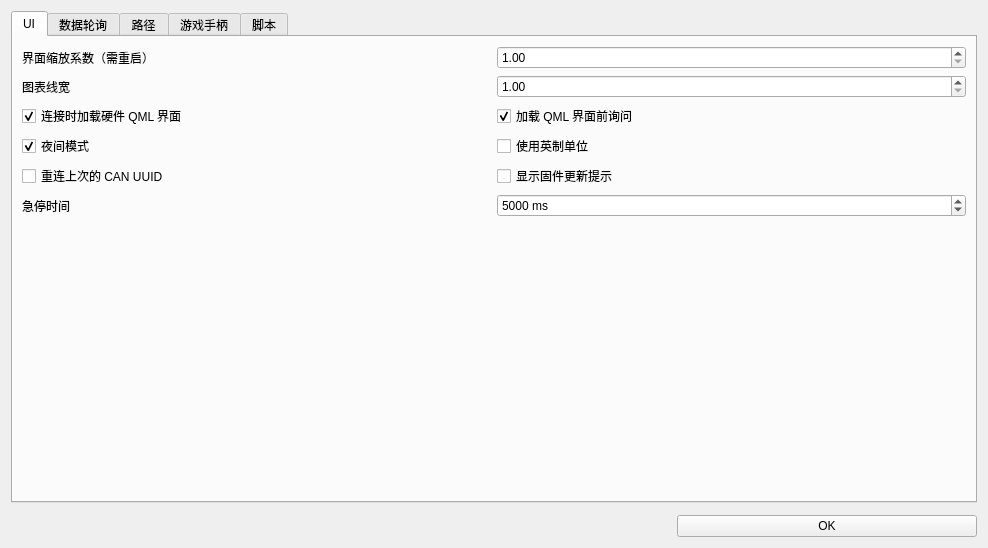
<?xml version="1.0" encoding="UTF-8"?>
<ui version="4.0">
 <class>Preferences</class>
 <widget class="QWidget" name="Preferences">
  <property name="geometry">
   <rect>
    <x>0</x>
    <y>0</y>
    <width>988</width>
    <height>548</height>
   </rect>
  </property>
  <property name="windowTitle">
   <string>偏好设置</string>
  </property>
  <layout class="QVBoxLayout" name="verticalLayout_2">
   <property name="spacing">
    <number>12</number>
   </property>
   <item>
    <widget class="QTabWidget" name="tabWidget">
     <property name="tabPosition">
      <enum>QTabWidget::TabPosition::North</enum>
     </property>
     <property name="tabShape">
      <enum>QTabWidget::TabShape::Rounded</enum>
     </property>
     <property name="currentIndex">
      <number>0</number>
     </property>
     <widget class="QWidget" name="tab">
      <attribute name="title">
       <string>UI</string>
      </attribute>
      <layout class="QVBoxLayout" name="verticalLayout" stretch="0,1">
       <item>
        <layout class="QGridLayout" name="gridLayout_41" columnminimumwidth="0,1">
         <item row="3" column="1">
          <widget class="QCheckBox" name="useImperialBox">
           <property name="text">
            <string>使用英制单位</string>
           </property>
          </widget>
         </item>
         <item row="2" column="0">
          <widget class="QCheckBox" name="loadQmlUiConnectBox">
           <property name="text">
            <string>连接时加载硬件 QML 界面</string>
           </property>
           <property name="checked">
            <bool>true</bool>
           </property>
          </widget>
         </item>
         <item row="4" column="0">
          <widget class="QCheckBox" name="reconnectCanBox">
           <property name="text">
            <string>重连上次的 CAN UUID</string>
           </property>
          </widget>
         </item>
         <item row="0" column="0">
          <widget class="QLabel" name="label">
           <property name="maximumSize">
            <size>
             <width>16777215</width>
             <height>16777215</height>
            </size>
           </property>
           <property name="text">
            <string>界面缩放系数（需重启）</string>
           </property>
          </widget>
         </item>
         <item row="3" column="0">
          <widget class="QCheckBox" name="darkModeBox">
           <property name="text">
            <string>夜间模式</string>
           </property>
           <property name="checked">
            <bool>true</bool>
           </property>
           <property name="tristate">
            <bool>false</bool>
           </property>
          </widget>
         </item>
         <item row="2" column="1">
          <widget class="QCheckBox" name="qmlUiAskBox">
           <property name="text">
            <string>加载 QML 界面前询问</string>
           </property>
           <property name="checked">
            <bool>true</bool>
           </property>
          </widget>
         </item>
         <item row="1" column="0">
          <widget class="QLabel" name="label_61">
           <property name="maximumSize">
            <size>
             <width>16777215</width>
             <height>16777215</height>
            </size>
           </property>
           <property name="text">
            <string>图表线宽</string>
           </property>
          </widget>
         </item>
         <item row="0" column="1">
          <widget class="QDoubleSpinBox" name="uiScaleBox">
           <property name="toolTip">
            <string>&lt;html&gt;&lt;head/&gt;&lt;body&gt;&lt;p&gt;按此系数缩放用户界面，适用于高分辨率显示器。需要重启 VESC Tool 后此设置才会生效。&lt;/p&gt;&lt;/body&gt;&lt;/html&gt;</string>
           </property>
           <property name="minimum">
            <double>1.000000000000000</double>
           </property>
           <property name="maximum">
            <double>3.000000000000000</double>
           </property>
           <property name="singleStep">
            <double>0.100000000000000</double>
           </property>
          </widget>
         </item>
         <item row="1" column="1">
          <widget class="QDoubleSpinBox" name="uiPlotWidthBox">
           <property name="toolTip">
            <string>&lt;html&gt;&lt;head/&gt;&lt;body&gt;&lt;p&gt;图表中曲线的线条粗细。&lt;/p&gt;&lt;/body&gt;&lt;/html&gt;</string>
           </property>
           <property name="minimum">
            <double>1.000000000000000</double>
           </property>
           <property name="maximum">
            <double>10.000000000000000</double>
           </property>
           <property name="singleStep">
            <double>1.000000000000000</double>
           </property>
          </widget>
         </item>
         <item row="4" column="1">
          <widget class="QCheckBox" name="showFwUpdateBox">
           <property name="text">
            <string>显示固件更新提示</string>
           </property>
          </widget>
         </item>
         <item row="5" column="0">
          <widget class="QLabel" name="label_13">
           <property name="text">
            <string>急停时间</string>
           </property>
          </widget>
         </item>
         <item row="5" column="1">
          <widget class="QSpinBox" name="estopTimeBox">
           <property name="toolTip">
            <string>使用停止按钮或 ESC 键后禁用所有电机命令的时长。</string>
           </property>
           <property name="suffix">
            <string> ms</string>
           </property>
           <property name="maximum">
            <number>65000</number>
           </property>
           <property name="singleStep">
            <number>10</number>
           </property>
           <property name="value">
            <number>5000</number>
           </property>
          </widget>
         </item>
        </layout>
       </item>
       <item>
        <spacer name="verticalSpacer">
         <property name="orientation">
          <enum>Qt::Orientation::Vertical</enum>
         </property>
         <property name="sizeHint" stdset="0">
          <size>
           <width>20</width>
           <height>5</height>
          </size>
         </property>
        </spacer>
       </item>
      </layout>
     </widget>
     <widget class="QWidget" name="tab_4">
      <attribute name="title">
       <string>数据轮询</string>
      </attribute>
      <layout class="QGridLayout" name="gridLayout_5" rowstretch="0,0,0,0,0,1" columnstretch="0,0,1" columnminimumwidth="0,0,1">
       <item row="2" column="0">
        <widget class="QLabel" name="label_11">
         <property name="text">
          <string>IMU 数据轮询频率</string>
         </property>
        </widget>
       </item>
       <item row="0" column="0">
        <widget class="QLabel" name="label_9">
         <property name="text">
          <string>实时数据轮询频率</string>
         </property>
        </widget>
       </item>
       <item row="0" column="1">
        <widget class="QDoubleSpinBox" name="pollRtDataBox">
         <property name="suffix">
          <string> Hz</string>
         </property>
         <property name="decimals">
          <number>1</number>
         </property>
         <property name="minimum">
          <double>0.100000000000000</double>
         </property>
         <property name="maximum">
          <double>200.000000000000000</double>
         </property>
         <property name="value">
          <double>50.000000000000000</double>
         </property>
        </widget>
       </item>
       <item row="3" column="0">
        <widget class="QLabel" name="label_12">
         <property name="text">
          <string>BMS 数据轮询频率</string>
         </property>
        </widget>
       </item>
       <item row="1" column="2">
        <spacer name="horizontalSpacer">
         <property name="orientation">
          <enum>Qt::Orientation::Horizontal</enum>
         </property>
         <property name="sizeHint" stdset="0">
          <size>
           <width>5</width>
           <height>5</height>
          </size>
         </property>
        </spacer>
       </item>
       <item row="1" column="1">
        <widget class="QDoubleSpinBox" name="pollAppDataBox">
         <property name="suffix">
          <string> Hz</string>
         </property>
         <property name="decimals">
          <number>1</number>
         </property>
         <property name="minimum">
          <double>0.100000000000000</double>
         </property>
         <property name="maximum">
          <double>200.000000000000000</double>
         </property>
         <property name="value">
          <double>20.000000000000000</double>
         </property>
        </widget>
       </item>
       <item row="1" column="0">
        <widget class="QLabel" name="label_10">
         <property name="text">
          <string>应用数据轮询频率</string>
         </property>
        </widget>
       </item>
       <item row="5" column="0">
        <spacer name="verticalSpacer_5">
         <property name="orientation">
          <enum>Qt::Orientation::Vertical</enum>
         </property>
         <property name="sizeHint" stdset="0">
          <size>
           <width>20</width>
           <height>5</height>
          </size>
         </property>
        </spacer>
       </item>
       <item row="3" column="1">
        <widget class="QDoubleSpinBox" name="pollBmsDataBox">
         <property name="suffix">
          <string> Hz</string>
         </property>
         <property name="decimals">
          <number>1</number>
         </property>
         <property name="minimum">
          <double>0.100000000000000</double>
         </property>
         <property name="maximum">
          <double>200.000000000000000</double>
         </property>
         <property name="value">
          <double>10.000000000000000</double>
         </property>
        </widget>
       </item>
       <item row="2" column="1">
        <widget class="QDoubleSpinBox" name="pollImuDataBox">
         <property name="suffix">
          <string> Hz</string>
         </property>
         <property name="decimals">
          <number>1</number>
         </property>
         <property name="minimum">
          <double>0.100000000000000</double>
         </property>
         <property name="maximum">
          <double>200.000000000000000</double>
         </property>
         <property name="value">
          <double>50.000000000000000</double>
         </property>
        </widget>
       </item>
       <item row="4" column="0" colspan="2">
        <widget class="QPushButton" name="pollRestoreButton">
         <property name="text">
          <string>恢复默认值</string>
         </property>
         <property name="icon">
          <iconset resource="res.qrc">
           <normaloff>:/res/icons/Restart-96.png</normaloff>:/res/icons/Restart-96.png</iconset>
         </property>
        </widget>
       </item>
      </layout>
     </widget>
     <widget class="QWidget" name="tab_3">
      <attribute name="title">
       <string>路径</string>
      </attribute>
      <layout class="QVBoxLayout" name="verticalLayout_3" stretch="0,1">
       <item>
        <layout class="QGridLayout" name="gridLayout_4">
         <item row="2" column="1">
          <widget class="QLineEdit" name="pathScriptOutputEdit">
           <property name="text">
            <string/>
           </property>
          </widget>
         </item>
         <item row="1" column="1">
          <widget class="QLineEdit" name="pathScriptInputEdit">
           <property name="text">
            <string/>
           </property>
          </widget>
         </item>
         <item row="0" column="1">
          <widget class="QLineEdit" name="pathRtLogEdit">
           <property name="text">
            <string/>
           </property>
          </widget>
         </item>
         <item row="1" column="2">
          <widget class="QPushButton" name="pathScriptInputChooseButton">
           <property name="toolTip">
            <string>选择输出目录</string>
           </property>
           <property name="text">
            <string/>
           </property>
           <property name="icon">
            <iconset resource="res.qrc">
             <normaloff>:/res/icons/Open Folder-96.png</normaloff>:/res/icons/Open Folder-96.png</iconset>
           </property>
          </widget>
         </item>
         <item row="1" column="0">
          <widget class="QLabel" name="label_7">
           <property name="text">
            <string>脚本输入文件</string>
           </property>
          </widget>
         </item>
         <item row="2" column="2">
          <widget class="QPushButton" name="pathScriptOutputChooseButton">
           <property name="toolTip">
            <string>选择输出目录</string>
           </property>
           <property name="text">
            <string/>
           </property>
           <property name="icon">
            <iconset resource="res.qrc">
             <normaloff>:/res/icons/Open Folder-96.png</normaloff>:/res/icons/Open Folder-96.png</iconset>
           </property>
          </widget>
         </item>
         <item row="2" column="0">
          <widget class="QLabel" name="label_8">
           <property name="text">
            <string>脚本输出文件</string>
           </property>
          </widget>
         </item>
         <item row="0" column="2">
          <widget class="QPushButton" name="pathRtLogChooseButton">
           <property name="toolTip">
            <string>选择输出目录</string>
           </property>
           <property name="text">
            <string/>
           </property>
           <property name="icon">
            <iconset resource="res.qrc">
             <normaloff>:/res/icons/Open Folder-96.png</normaloff>:/res/icons/Open Folder-96.png</iconset>
           </property>
          </widget>
         </item>
         <item row="0" column="0">
          <widget class="QLabel" name="label_6">
           <property name="text">
            <string>实时数据日志</string>
           </property>
          </widget>
         </item>
         <item row="3" column="0">
          <widget class="QLabel" name="label_15">
           <property name="text">
            <string>本地日志</string>
           </property>
          </widget>
         </item>
         <item row="3" column="1">
          <widget class="QLineEdit" name="pathLocalLogEdit"/>
         </item>
         <item row="3" column="2">
          <widget class="QPushButton" name="pathLocalLogChooseButton">
           <property name="text">
            <string/>
           </property>
           <property name="icon">
            <iconset resource="res.qrc">
             <normaloff>:/res/icons/Open Folder-96.png</normaloff>:/res/icons/Open Folder-96.png</iconset>
           </property>
          </widget>
         </item>
        </layout>
       </item>
       <item>
        <spacer name="verticalSpacer_4">
         <property name="orientation">
          <enum>Qt::Orientation::Vertical</enum>
         </property>
         <property name="sizeHint" stdset="0">
          <size>
           <width>20</width>
           <height>5</height>
          </size>
         </property>
        </spacer>
       </item>
      </layout>
     </widget>
     <widget class="QWidget" name="tab_2">
      <attribute name="title">
       <string>游戏手柄</string>
      </attribute>
      <layout class="QVBoxLayout" name="verticalLayout_4" stretch="0,0,1">
       <item>
        <widget class="QGroupBox" name="groupBox_2">
         <property name="title">
          <string>轴监控与配置</string>
         </property>
         <layout class="QHBoxLayout" name="horizontalLayout_2" stretch="1,1">
          <property name="leftMargin">
           <number>6</number>
          </property>
          <property name="topMargin">
           <number>6</number>
          </property>
          <property name="rightMargin">
           <number>6</number>
          </property>
          <property name="bottomMargin">
           <number>6</number>
          </property>
          <item>
           <layout class="QGridLayout" name="gridLayout">
            <property name="spacing">
             <number>2</number>
            </property>
            <item row="3" column="1">
             <widget class="QProgressBar" name="jsAxis4Bar">
              <property name="minimum">
               <number>-1000</number>
              </property>
              <property name="maximum">
               <number>1000</number>
              </property>
              <property name="value">
               <number>0</number>
              </property>
              <property name="format">
               <string>%v</string>
              </property>
             </widget>
            </item>
            <item row="0" column="1">
             <widget class="QProgressBar" name="jsAxis1Bar">
              <property name="minimum">
               <number>-1000</number>
              </property>
              <property name="maximum">
               <number>1000</number>
              </property>
              <property name="value">
               <number>0</number>
              </property>
              <property name="format">
               <string>%v</string>
              </property>
             </widget>
            </item>
            <item row="1" column="1">
             <widget class="QProgressBar" name="jsAxis2Bar">
              <property name="minimum">
               <number>-1000</number>
              </property>
              <property name="maximum">
               <number>1000</number>
              </property>
              <property name="value">
               <number>0</number>
              </property>
              <property name="format">
               <string>%v</string>
              </property>
             </widget>
            </item>
            <item row="0" column="0">
             <widget class="QLabel" name="label_2">
              <property name="text">
               <string>轴 1</string>
              </property>
             </widget>
            </item>
            <item row="1" column="0">
             <widget class="QLabel" name="label_3">
              <property name="text">
               <string>轴 2</string>
              </property>
             </widget>
            </item>
            <item row="3" column="0">
             <widget class="QLabel" name="label_5">
              <property name="text">
               <string>轴 4</string>
              </property>
             </widget>
            </item>
            <item row="2" column="1">
             <widget class="QProgressBar" name="jsAxis3Bar">
              <property name="minimum">
               <number>-1000</number>
              </property>
              <property name="maximum">
               <number>1000</number>
              </property>
              <property name="value">
               <number>0</number>
              </property>
              <property name="format">
               <string>%v</string>
              </property>
             </widget>
            </item>
            <item row="2" column="0">
             <widget class="QLabel" name="label_4">
              <property name="text">
               <string>轴 3</string>
              </property>
             </widget>
            </item>
            <item row="0" column="2">
             <widget class="QPushButton" name="jsConf1Button">
              <property name="text">
               <string>配置</string>
              </property>
              <property name="icon">
               <iconset resource="res.qrc">
                <normaloff>:/res/icons/Horizontal Settings Mixer-96.png</normaloff>:/res/icons/Horizontal Settings Mixer-96.png</iconset>
              </property>
             </widget>
            </item>
            <item row="1" column="2">
             <widget class="QPushButton" name="jsConf2Button">
              <property name="text">
               <string>配置</string>
              </property>
              <property name="icon">
               <iconset resource="res.qrc">
                <normaloff>:/res/icons/Horizontal Settings Mixer-96.png</normaloff>:/res/icons/Horizontal Settings Mixer-96.png</iconset>
              </property>
             </widget>
            </item>
            <item row="2" column="2">
             <widget class="QPushButton" name="jsConf3Button">
              <property name="text">
               <string>配置</string>
              </property>
              <property name="icon">
               <iconset resource="res.qrc">
                <normaloff>:/res/icons/Horizontal Settings Mixer-96.png</normaloff>:/res/icons/Horizontal Settings Mixer-96.png</iconset>
              </property>
             </widget>
            </item>
            <item row="3" column="2">
             <widget class="QPushButton" name="jsConf4Button">
              <property name="text">
               <string>配置</string>
              </property>
              <property name="icon">
               <iconset resource="res.qrc">
                <normaloff>:/res/icons/Horizontal Settings Mixer-96.png</normaloff>:/res/icons/Horizontal Settings Mixer-96.png</iconset>
              </property>
             </widget>
            </item>
           </layout>
          </item>
          <item>
           <layout class="QGridLayout" name="gridLayout_2">
            <property name="spacing">
             <number>2</number>
            </property>
            <item row="1" column="1">
             <widget class="QPushButton" name="jsConnectButton">
              <property name="text">
               <string>连接</string>
              </property>
              <property name="icon">
               <iconset resource="res.qrc">
                <normaloff>:/res/icons/Connected-96.png</normaloff>:/res/icons/Connected-96.png</iconset>
              </property>
             </widget>
            </item>
            <item row="1" column="0">
             <widget class="QPushButton" name="jsScanButton">
              <property name="text">
               <string>扫描</string>
              </property>
              <property name="icon">
               <iconset resource="res.qrc">
                <normaloff>:/res/icons/Refresh-96.png</normaloff>:/res/icons/Refresh-96.png</iconset>
              </property>
             </widget>
            </item>
            <item row="0" column="0" colspan="2">
             <widget class="QComboBox" name="jsListBox"/>
            </item>
            <item row="3" column="1">
             <spacer name="verticalSpacer_2">
              <property name="orientation">
               <enum>Qt::Orientation::Vertical</enum>
              </property>
              <property name="sizeHint" stdset="0">
               <size>
                <width>20</width>
                <height>10</height>
               </size>
              </property>
             </spacer>
            </item>
            <item row="2" column="0" colspan="2">
             <widget class="QPushButton" name="jsResetConfigButton">
              <property name="text">
               <string>重置配置</string>
              </property>
              <property name="icon">
               <iconset resource="res.qrc">
                <normaloff>:/res/icons/Restart-96.png</normaloff>:/res/icons/Restart-96.png</iconset>
              </property>
             </widget>
            </item>
           </layout>
          </item>
         </layout>
        </widget>
       </item>
       <item>
        <widget class="QGroupBox" name="groupBox">
         <property name="title">
          <string>解释方式</string>
         </property>
         <layout class="QGridLayout" name="gridLayout_3">
          <property name="leftMargin">
           <number>6</number>
          </property>
          <property name="topMargin">
           <number>6</number>
          </property>
          <property name="rightMargin">
           <number>6</number>
          </property>
          <property name="bottomMargin">
           <number>6</number>
          </property>
          <property name="spacing">
           <number>2</number>
          </property>
          <item row="3" column="1">
           <widget class="QDoubleSpinBox" name="jsCurrentMaxBox">
            <property name="prefix">
             <string>最大电流: </string>
            </property>
            <property name="suffix">
             <string> A</string>
            </property>
            <property name="maximum">
             <double>1000.000000000000000</double>
            </property>
            <property name="value">
             <double>10.000000000000000</double>
            </property>
           </widget>
          </item>
          <item row="4" column="1">
           <widget class="QDoubleSpinBox" name="jsErpmMaxBox">
            <property name="prefix">
             <string>最大 ERPM：</string>
            </property>
            <property name="decimals">
             <number>0</number>
            </property>
            <property name="maximum">
             <double>300000.000000000000000</double>
            </property>
            <property name="value">
             <double>60000.000000000000000</double>
            </property>
           </widget>
          </item>
          <item row="2" column="0">
           <widget class="QCheckBox" name="jsBidirectionalBox">
            <property name="text">
             <string>双向</string>
            </property>
           </widget>
          </item>
          <item row="0" column="1">
           <widget class="QComboBox" name="jsControlTypeBox">
            <item>
             <property name="text">
              <string>电流控制</string>
             </property>
            </item>
            <item>
             <property name="text">
              <string>电流控制刹车</string>
             </property>
            </item>
            <item>
             <property name="text">
              <string>占空比控制</string>
             </property>
            </item>
            <item>
             <property name="text">
              <string>速度控制</string>
             </property>
            </item>
            <item>
             <property name="text">
              <string>位置控制</string>
             </property>
            </item>
           </widget>
          </item>
          <item row="4" column="0">
           <widget class="QDoubleSpinBox" name="jsErpmMinBox">
            <property name="prefix">
             <string>最小 ERPM：</string>
            </property>
            <property name="decimals">
             <number>0</number>
            </property>
            <property name="minimum">
             <double>-300000.000000000000000</double>
            </property>
            <property name="maximum">
             <double>0.000000000000000</double>
            </property>
            <property name="value">
             <double>-30000.000000000000000</double>
            </property>
           </widget>
          </item>
          <item row="3" column="0">
           <widget class="QDoubleSpinBox" name="jsCurrentMinBox">
            <property name="prefix">
             <string>最小电流: </string>
            </property>
            <property name="suffix">
             <string> A</string>
            </property>
            <property name="minimum">
             <double>-1000.000000000000000</double>
            </property>
            <property name="maximum">
             <double>0.000000000000000</double>
            </property>
            <property name="value">
             <double>-10.000000000000000</double>
            </property>
           </widget>
          </item>
          <item row="2" column="1">
           <widget class="QCheckBox" name="jsInvertedBox">
            <property name="text">
             <string>反向</string>
            </property>
           </widget>
          </item>
          <item row="5" column="0">
           <widget class="QCheckBox" name="jsConfigOkBox">
            <property name="text">
             <string>配置正常（完成后手动勾选）</string>
            </property>
           </widget>
          </item>
          <item row="1" column="1">
           <widget class="QSpinBox" name="jsMaxBox">
            <property name="prefix">
             <string>最大: </string>
            </property>
            <property name="minimum">
             <number>-1000</number>
            </property>
            <property name="maximum">
             <number>1000</number>
            </property>
            <property name="value">
             <number>1000</number>
            </property>
           </widget>
          </item>
          <item row="1" column="0">
           <widget class="QSpinBox" name="jsMinBox">
            <property name="prefix">
             <string>最小: </string>
            </property>
            <property name="minimum">
             <number>-1000</number>
            </property>
            <property name="maximum">
             <number>1000</number>
            </property>
            <property name="value">
             <number>-1000</number>
            </property>
           </widget>
          </item>
          <item row="6" column="0" colspan="2">
           <widget class="DisplayBar" name="jsDisp" native="true">
            <property name="minimumSize">
             <size>
              <width>0</width>
              <height>30</height>
             </size>
            </property>
           </widget>
          </item>
          <item row="0" column="0">
           <widget class="QComboBox" name="jseAxisBox">
            <item>
             <property name="text">
              <string>使用轴 1</string>
             </property>
            </item>
            <item>
             <property name="text">
              <string>使用轴 2</string>
             </property>
            </item>
            <item>
             <property name="text">
              <string>使用轴 3</string>
             </property>
            </item>
            <item>
             <property name="text">
              <string>使用轴 4</string>
             </property>
            </item>
           </widget>
          </item>
         </layout>
        </widget>
       </item>
       <item>
        <spacer name="verticalSpacer_3">
         <property name="orientation">
          <enum>Qt::Orientation::Vertical</enum>
         </property>
         <property name="sizeHint" stdset="0">
          <size>
           <width>5</width>
           <height>5</height>
          </size>
         </property>
        </spacer>
       </item>
      </layout>
     </widget>
     <widget class="QWidget" name="tab_5">
      <attribute name="title">
       <string>脚本</string>
      </attribute>
      <layout class="QVBoxLayout" name="verticalLayout_6" stretch="0,0,1">
       <item>
        <widget class="QGroupBox" name="groupBox_3">
         <property name="title">
          <string>上传/流式传输/运行</string>
         </property>
         <layout class="QVBoxLayout" name="verticalLayout_5">
          <item>
           <widget class="QRadioButton" name="uploadContentEditorButton">
            <property name="toolTip">
             <string>上传/流式传输/运行代码时使用编辑器内容。</string>
            </property>
            <property name="text">
             <string>使用编辑器内容</string>
            </property>
            <property name="checked">
             <bool>true</bool>
            </property>
           </widget>
          </item>
          <item>
           <widget class="QRadioButton" name="uploadContentFileButton">
            <property name="toolTip">
             <string>上传/流式传输/运行代码时使用文件内容。若内容未保存且文件路径不存在，则改用编辑器内容。</string>
            </property>
            <property name="text">
             <string>使用文件内容</string>
            </property>
           </widget>
          </item>
         </layout>
        </widget>
       </item>
       <item>
        <widget class="QGroupBox" name="groupBox_4">
         <property name="toolTip">
          <string>上传时移除注释、空格和导入。可节省空间，但回读时代码可读性会降低。</string>
         </property>
         <property name="title">
          <string>LispBM 编辑器</string>
         </property>
         <layout class="QGridLayout" name="gridLayout_6">
          <item row="1" column="0">
           <widget class="QLabel" name="label_14">
            <property name="text">
             <string>REPL 最大行数</string>
            </property>
           </widget>
          </item>
          <item row="1" column="1">
           <widget class="QSpinBox" name="replMaxLineBox">
            <property name="toolTip">
             <string>REPL 中显示的最大行数。减小此数值可在快速打印时提升性能。</string>
            </property>
            <property name="minimum">
             <number>20</number>
            </property>
            <property name="maximum">
             <number>20000</number>
            </property>
            <property name="value">
             <number>5000</number>
            </property>
           </widget>
          </item>
          <item row="2" column="0">
           <widget class="QCheckBox" name="reduceLispBox">
            <property name="text">
             <string>上传时精简代码</string>
            </property>
           </widget>
          </item>
         </layout>
        </widget>
       </item>
       <item>
        <spacer name="verticalSpacer_6">
         <property name="orientation">
          <enum>Qt::Orientation::Vertical</enum>
         </property>
         <property name="sizeHint" stdset="0">
          <size>
           <width>20</width>
           <height>5</height>
          </size>
         </property>
        </spacer>
       </item>
      </layout>
     </widget>
    </widget>
   </item>
   <item>
    <widget class="QPushButton" name="okButton">
     <property name="maximumSize">
      <size>
       <width>300</width>
       <height>16777215</height>
      </size>
     </property>
     <property name="layoutDirection">
      <enum>Qt::LayoutDirection::RightToLeft</enum>
     </property>
     <property name="text">
      <string>OK</string>
     </property>
    </widget>
   </item>
  </layout>
 </widget>
 <customwidgets>
  <customwidget>
   <class>DisplayBar</class>
   <extends>QWidget</extends>
   <header>widgets/displaybar.h</header>
   <container>1</container>
  </customwidget>
 </customwidgets>
 <resources>
  <include location="res.qrc"/>
 </resources>
 <connections/>
</ui>
